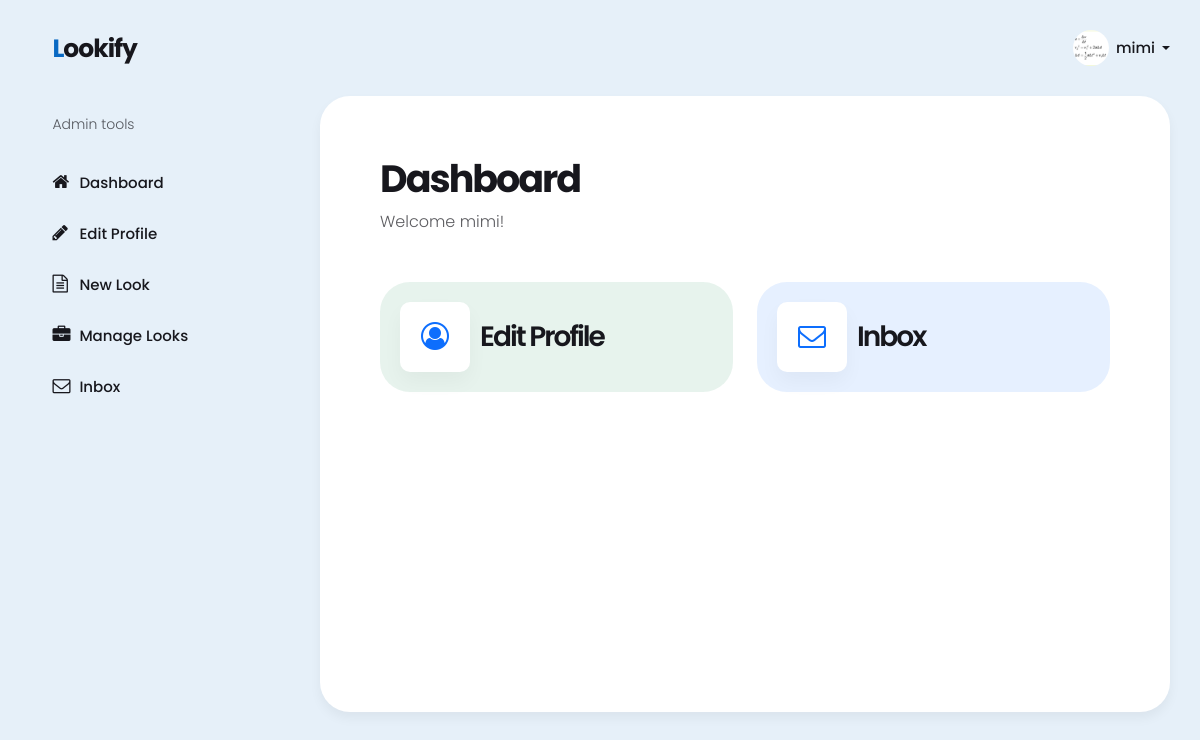
The app's page /dashboard/ (signed in) with its own data.
### users/models.py (models this page shows, shortened)
class CustomUser(AbstractUser):
    USER_TYPE_CHOICES = [
        ('individual', 'Individual'),
        ('organization', 'Organization'),
    ]
    user_type = models.CharField(max_length=20, choices=USER_TYPE_CHOICES, default='individual')
    def __str__(self):
        return self.username

class OrganizationProfile(models.Model):
    user = models.OneToOneField(CustomUser, on_delete=models.CASCADE)
    organization_name = models.CharField(max_length=50, default="N/A")
    background = models.ImageField(default="default.jpg", upload_to="profile_background")
    avatar = models.ImageField(default='default.jpg', upload_to='profile_images')
    phone = models.CharField(max_length=50, blank=True)
    email = models.EmailField(max_length=75, blank=True)
    about = models.TextField()
    full_address = models.TextField(default='N/A')
    website = models.URLField(blank=True)
    domain = models.CharField(max_length=70, default="N/A")
    keywords = TaggableManager()

### dashboard/views.py (the view)
# urls.py: path("", views.dash, name="user-dash"),
@login_required
def dash(request):
    user = request.user
    posts_data = Opportunity.objects.filter(user = user)
    print(user.user_type)
    context = {
        "user": user,
        "posts" : posts_data,
    }
    if user.user_type == 'individual':
        return render(request, 'dashboard/indv-dashboard.html', context)
    else:
        return render(request, 'dashboard/org-dashboard.html', context)

### templates/dashboard/org-dashboard.html (shortened to what this page needs)
{% extends 'dashboard/org-dashboard_base.html' %}
{% block content %}
<div class="pxp-dashboard-content-details">
<h1>Dashboard</h1>
<p class="pxp-text-light">Welcome {{ user }}!</p>
<div class="row mt-4 mt-lg-5 align-items-center">
    <div class="col-sm-6 col-xxl-3">
        <div class="pxp-dashboard-stats-card bg-success bg-opacity-10 mb-3 mb-xxl-0">
            <div class="pxp-dashboard-stats-card-icon text-success">
                <a href="{% url 'update-org-profile' %}" class="text-primary">
                    <span class="fa fa-user-circle-o"></span>
                </a>
            </div>
            <div class="pxp-dashboard-stats-card-info">
                <div class="pxp-dashboard-stats-card-info-number">Edit Profile</div>
            </div>
        </div>
    </div>
    <div class="col-sm-6 col-xxl-3">
        <div class="pxp-dashboard-stats-card bg-primary bg-opacity-10 mb-3 mb-xxl-0">
            <div class="pxp-dashboard-stats-card-icon text-primary">
                <a href="{% url 'inbox' %}" class="text-primary">
                    <span class="fa fa-envelope-o"></span>
                </a>
            </div>
            <div class="pxp-dashboard-stats-card-info">
                <div class="pxp-dashboard-stats-card-info-number">Inbox</div>
            </div>
        </div>
    </div>
</div>
</div>
{% endblock content %}

### templates/dashboard/org-dashboard_base.html (shortened to what this page needs)
<!doctype html>
<html lang="en" class="pxp-root">
    <head>
        {% load static %}
        <link rel="stylesheet" href="//cdn.jsdelivr.net/npm/alertifyjs@1.13.1/build/css/alertify.min.css"/>
        <link rel="stylesheet" href="//cdn.jsdelivr.net/npm/alertifyjs@1.13.1/build/css/themes/bootstrap.min.css"/>
        <link href="/static/css/bootstrap.min.css" rel="stylesheet">
        <link rel="stylesheet" href="/static/css/font-awesome.min.css">
        <link rel="stylesheet" href="/static/css/owl.carousel.min.css">
        <link rel="stylesheet" href="/static/css/owl.theme.default.min.css">
        <link rel="stylesheet" href="/static/css/animate.css">
        <link rel="stylesheet" href="/static/css/style.css">
        <link rel="stylesheet" href="/static/css/tagsinput.css">
    </head>
    <body style="background-color: var(--pxpMainColorLight);">
        <div class="pxp-dashboard-side-panel d-none d-lg-block">
            <div class="pxp-logo">
                <a href="{% url 'users-home' %}" class="pxp-animate"><span style="color: var(--pxpMainColor)">L</span>ookify</a>
            </div>
            <nav class="mt-3 mt-lg-4 d-flex justify-content-between flex-column pb-100">
                <div class="pxp-dashboard-side-label">Admin tools</div>
                <ul class="list-unstyled">
                    <li><a href="{% url 'user-dash' %}"><span class="fa fa-home"></span>Dashboard</a></li>
                    <li><a href="{% url 'update-org-profile' %}"><span class="fa fa-pencil"></span>Edit Profile</a></li>
                    <li><a href="{% url 'create-opp' %}"><span class="fa fa-file-text-o"></span>New Look</a></li>
                    <li><a href="{% url 'opportunity-manager' %}"><span class="fa fa-briefcase"></span>Manage Looks</a></li>
                    <li><a href="{% url 'inbox' %}"><span class="fa fa-envelope-o"></span>Inbox</a></li>
                </ul>
            </nav>
        </div>
        <div class="pxp-dashboard-content">
            <div id="org_dash" class="pxp-dashboard-content-header pxp-is-candidate">
                <nav class="pxp-user-nav pxp-on-light">
                    <div class="dropdown pxp-user-nav-dropdown">
                        <a role="button" class="dropdown-toggle" data-bs-toggle="dropdown">
                            <div class="pxp-user-nav-avatar pxp-cover" style="background-image: url({{ user.organizationprofile.avatar.url }});"></div>
                            <div class="pxp-user-nav-name d-none d-md-block">{{user}}</div>
                        </a>
                    </div>
                </nav>
            </div>
            {% block content %} {% endblock %}
        </div>
    </body>
</html>

### records on screen
CustomUser: organizationprofile.avatar (picture), username "mimi"
